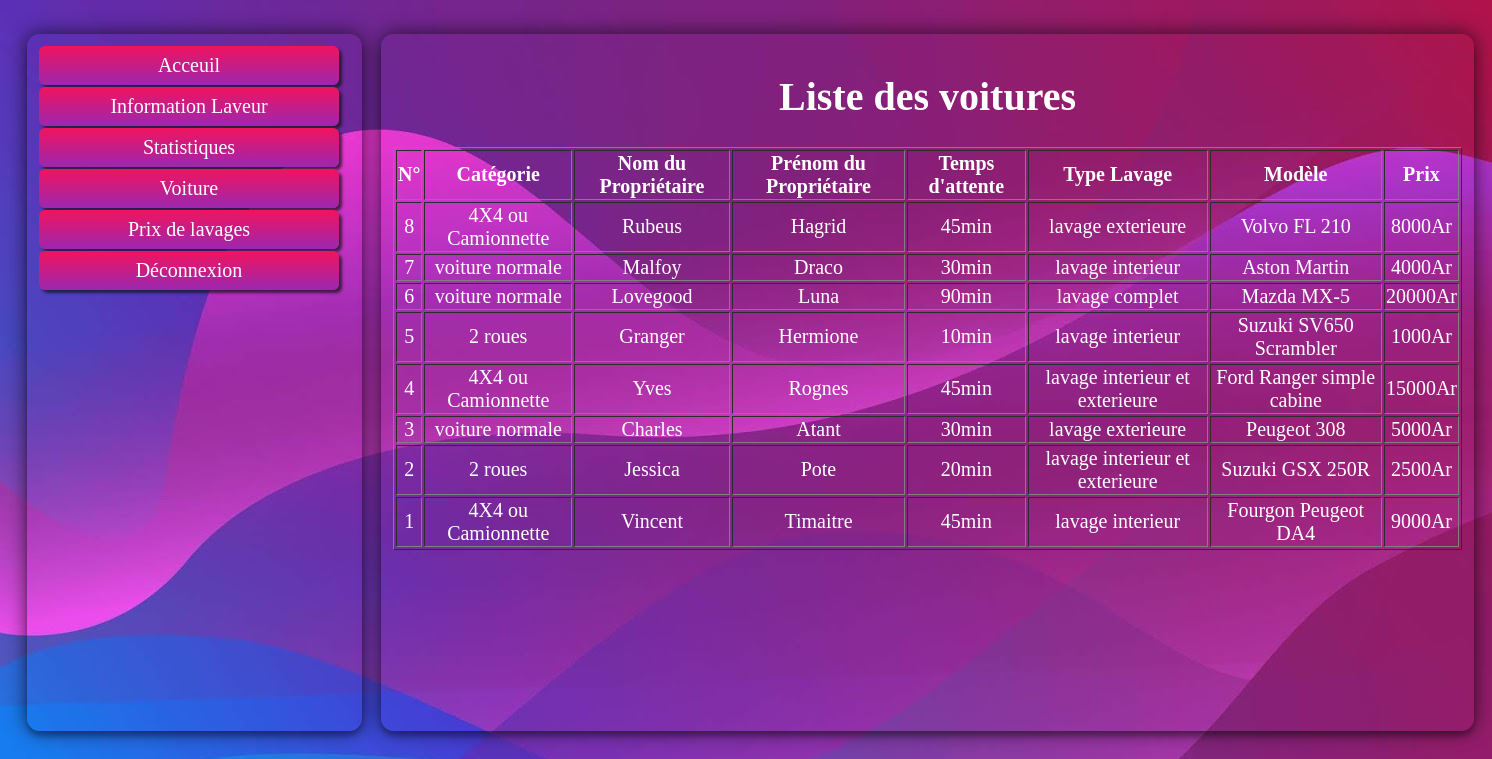
The app's page /voiture.php with its own data.
### tables this page shows
CREATE TABLE `vehicule` (
  `id_vehicule` int(11) NOT NULL,
  `name` char(100) NOT NULL,
  `prenoms` char(100) NOT NULL,
  `model` varchar(120) NOT NULL,
  `id_prix` int(2) NOT NULL,
  `id_date` int(11) NOT NULL
);

CREATE TABLE `categorie` (
  `id_categorie` int(11) NOT NULL,
  `names` varchar(100) NOT NULL
);

CREATE TABLE `prix_lavage` (
  `id_prix` int(11) NOT NULL,
  `type_lavage` char(100) NOT NULL,
  `prix` int(11) NOT NULL,
  `temps_attente` varchar(100) NOT NULL,
  `id_categorie` int(11) NOT NULL
);

### voiture.php (the view)
<?php require'entete.php'?>
<div class="container" style="width: 1069px;">
<h1>Liste des voitures</h1>
    <table border="1">
        <tr>
            <th>N°</th>
            <th>Catégorie</th>
            <th>Nom du Propriétaire</th>
            <th>Prénom du Propriétaire</th>
            <th>Temps d'attente</th>
            <th>Type Lavage </th>
            <th>Modèle </th>
            <th>Prix</th>
        </tr>
    <?php
    $base=new PDO('mysql:HOST=localhost;dbname=lavage','root','root');
    $reponse= $base->query('SELECT * FROM vehicule as v JOIN prix_lavage AS pl ON v.id_prix = pl.id_prix
        JOIN categorie as ct ON pl.id_categorie = ct.id_categorie
        ORDER BY id_vehicule DESC LIMIT 9');
    while ($donnees = $reponse->fetch())
    {
        $id= $donnees['id_vehicule'];
        $type= $donnees['type_lavage'];
        $proprio= $donnees ['name'];
        $prix = $donnees ['prix'];
        $times=$donnees['temps_attente'];
        $categorie=$donnees['names'];
        $prenom=$donnees['prenoms'];
        $model=$donnees['model'];
        ?>
        <tr>
            <td><?php echo $id; ?></td>
            <td><?php echo $categorie; ?></td>
            <td><?php echo $proprio; ?></td>
            <td><?php echo $prenom; ?></td>
            <td><?php echo $times.'min'; ?></td>
            <td><?php echo $type; ?></td>
            <td><?php echo $model; ?></td>
            <td><?php echo $prix.'Ar'; ?></td>
            </tr>
    <?php } ?>
    </table>
</div>
</html>
</body>
</html>

### second.css (style rules this page uses)
body { background-image: url(img3.jpg); background-attachment: fixed; display: inline-flex; font-family: verdana; color: #fff; text-align: center; font-size: 20px; }
div.container { background-color: #673ab7; padding: 12px; width: 311px; margin-left: 19px; margin-top: 26px; height: 673px; box-shadow: 0 0 20px 0 rgb(4 4 4 / 69%), 0 5px 5px 0 rgb(0 0 0 / 24%); border-radius: 13px; background: inherit; overflow: hidden; }
div:before { width: 311px; height: 650px; background: inherit; box-shadow: inset 0 0 0 200px rgba(255,255,255,0.3); filter: blur(10px); }

### records on screen
vehicule: id_vehicule "8", categorie.names "4X4 ou Camionnette", name "Rubeus", prenoms "Hagrid", id_prix.temps_attente "45", id_prix.type_lavage "lavage exterieure", model "Volvo FL 210", id_prix.prix "8000"
vehicule: id_vehicule "7", categorie.names "voiture normale", name "Malfoy", prenoms "Draco", id_prix.temps_attente "30", id_prix.type_lavage "lavage interieur", model "Aston Martin", id_prix.prix "4000"
vehicule: id_vehicule "6", categorie.names "voiture normale", name "Lovegood", prenoms "Luna", id_prix.temps_attente "90", id_prix.type_lavage "lavage complet", model "Mazda MX-5", id_prix.prix "20000"
vehicule: id_vehicule "5", categorie.names "2 roues", name "Granger", prenoms "Hermione", id_prix.temps_attente "10", id_prix.type_lavage "lavage interieur", model "Suzuki SV650 Scrambler", id_prix.prix "1000"
vehicule: id_vehicule "4", categorie.names "4X4 ou Camionnette", name "Yves", prenoms "Rognes", id_prix.temps_attente "45", id_prix.type_lavage "lavage interieur et exterieure", model "Ford Ranger simple cabine", id_prix.prix "15000"
vehicule: id_vehicule "3", categorie.names "voiture normale", name "Charles", prenoms "Atant", id_prix.temps_attente "30", id_prix.type_lavage "lavage exterieure", model "Peugeot 308", id_prix.prix "5000"
vehicule: id_vehicule "2", categorie.names "2 roues", name "Jessica", prenoms "Pote", id_prix.temps_attente "20", id_prix.type_lavage "lavage interieur et exterieure", model "Suzuki GSX 250R", id_prix.prix "2500"
vehicule: id_vehicule "1", categorie.names "4X4 ou Camionnette", name "Vincent", prenoms "Timaitre", id_prix.temps_attente "45", id_prix.type_lavage "lavage interieur", model "Fourgon Peugeot DA4", id_prix.prix "9000"
